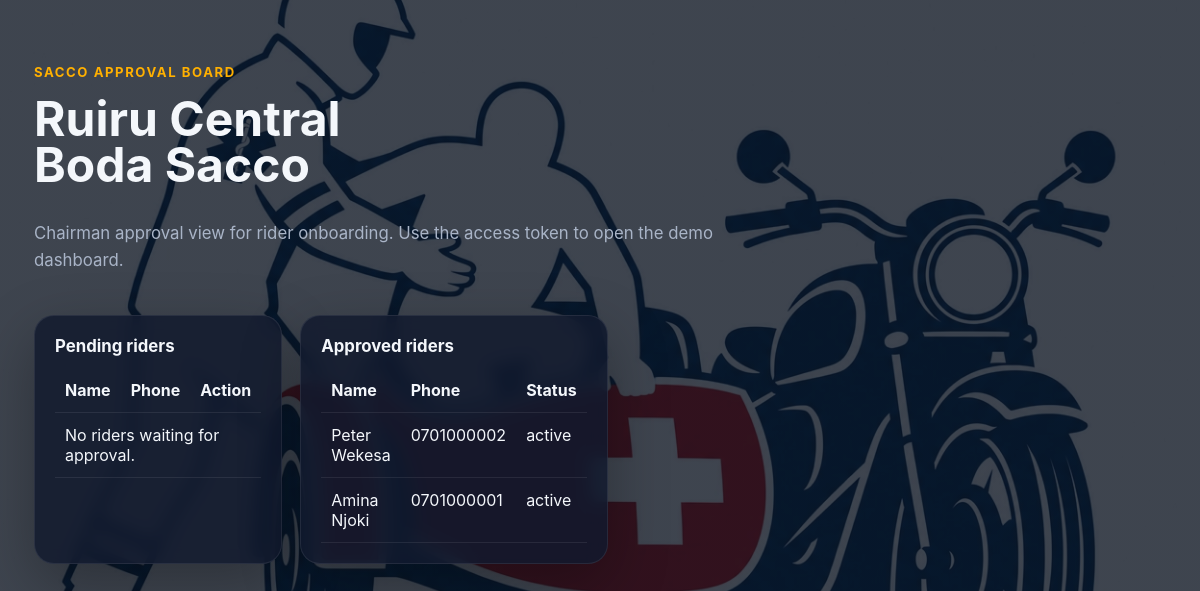
/saccos/ruiru-central-boda-sacco/dashboard/?token=BQVycm4XP1UioulBO_w6SMzikM1kwyjj, run on the app's committed database.
### dispatch/models.py (models this page shows, shortened)
class Sacco(models.Model):
    name = models.CharField(max_length=160, unique=True)
    slug = models.SlugField(max_length=180, unique=True, blank=True)
    chairman_name = models.CharField(max_length=120)
    chairman_phone = models.CharField(max_length=32, blank=True)
    access_token = models.CharField(max_length=64, unique=True, blank=True)
    is_active = models.BooleanField(default=True)
    created_at = models.DateTimeField(auto_now_add=True)
    class Meta:
        ordering = ["name"]

class RiderProfile(models.Model):
    class DispatchStatus(models.TextChoices):
        ACTIVE = "active", "Active"
        INACTIVE = "inactive", "Inactive"
    class SaccoApprovalStatus(models.TextChoices):
        PENDING = "pending", "Pending"
        APPROVED = "approved", "Approved"
        REJECTED = "rejected", "Rejected"
    national_id_validator = RegexValidator(regex=r"^\d{8}$", message="National ID number must be exactly 8 digits.")
    license_validator = RegexValidator(
        regex=r"^[A-Z0-9/-]{5,20}$",
        message="NTSA license number must be a valid alphanumeric code.",
    )
    user = models.OneToOneField(User, null=True, blank=True, on_delete=models.SET_NULL, related_name="rider_profile")
    full_name = models.CharField(max_length=120)
    phone_number = models.CharField(max_length=32, unique=True)
    national_id = models.CharField(max_length=8, unique=True, validators=[national_id_validator])
    ntsa_license_number = models.CharField(max_length=32, unique=True, validators=[license_validator])
    sacco = models.ForeignKey(Sacco, null=True, blank=True, on_delete=models.SET_NULL, related_name="riders")
    latitude = models.DecimalField(max_digits=9, decimal_places=6)
    longitude = models.DecimalField(max_digits=9, decimal_places=6)
    status = models.CharField(
        max_length=16,
        choices=DispatchStatus.choices,
        default=DispatchStatus.INACTIVE,
    )
    sacco_approval_status = models.CharField(
        max_length=16,
        choices=SaccoApprovalStatus.choices,
        default=SaccoApprovalStatus.PENDING,
    )
    is_phone_verified = models.BooleanField(default=False)
    is_verified = models.BooleanField(default=False)
    is_trained_first_aid = models.BooleanField(default=False)
    profile_photo = models.FileField(upload_to="rider-documents/photos/", blank=True)
    certificate_of_good_conduct = models.FileField(upload_to="rider-documents/good-conduct/", blank=True)
    sacco_membership_card = models.FileField(upload_to="rider-documents/sacco-cards/", blank=True)
    last_seen_at = models.DateTimeField(auto_now=True)
    created_at = models.DateTimeField(auto_now_add=True)
    updated_at = models.DateTimeField(auto_now=True)
    class Meta:
        ordering = ["-last_seen_at", "full_name"]
    @property
    def dispatch_status(self) -> str:
        return self.status

### dispatch/views.py (the view, shortened to what this page needs)
# urls.py: path("saccos/<slug:slug>/dashboard/", views.sacco_dashboard, name="sacco_dashboard"),
@require_http_methods(["GET", "POST"])
def sacco_dashboard(request, slug: str):
    sacco = get_object_or_404(Sacco, slug=slug)
    token = request.GET.get("token", "")
    if token != sacco.access_token:
        return HttpResponse("Invalid sacco dashboard token.", status=403)
    pending_riders = sacco.riders.filter(sacco_approval_status=Rider.SaccoApprovalStatus.PENDING)
    approved_riders = sacco.riders.filter(sacco_approval_status=Rider.SaccoApprovalStatus.APPROVED)
    return render(
        request,
        "dispatch/sacco_dashboard.html",
        {
            "sacco": sacco,
            "token": token,
            "pending_riders": pending_riders,
            "approved_riders": approved_riders,
        },
    )

### templates/dispatch/sacco_dashboard.html (shortened to what this page needs)
{% extends "dispatch/base.html" %}
{% block content %}
<section class="hero">
  <div class="eyebrow">Sacco approval board</div>
  <h1>{{ sacco.name }}</h1>
  <p class="subhead">Chairman approval view for rider onboarding. Use the access token to open the demo dashboard.</p>
</section>
<div class="grid">
  <div class="card col-6">
    <h2 class="panel-title">Pending riders</h2>
    <table>
      <thead>
        <tr>
          <th>Name</th>
          <th>Phone</th>
          <th>Action</th>
        </tr>
      </thead>
      <tbody>
        {% for rider in pending_riders %}
          <tr>
            <td>{{ rider.full_name }}</td>
            <td>{{ rider.phone_number }}</td>
            <td>
              <form method="post" style="display:inline;">
                {% csrf_token %}
                <input type="hidden" name="rider_id" value="{{ rider.id }}">
                <button name="action" value="approve" type="submit">Approve</button>
                <button name="action" value="reject" type="submit" class="button secondary">Reject</button>
              </form>
            </td>
          </tr>
        {% empty %}
          <tr><td colspan="3">No riders waiting for approval.</td></tr>
        {% endfor %}
      </tbody>
    </table>
  </div>
  <div class="card col-6">
    <h2 class="panel-title">Approved riders</h2>
    <table>
      <thead>
        <tr>
          <th>Name</th>
          <th>Phone</th>
          <th>Status</th>
        </tr>
      </thead>
      <tbody>
        {% for rider in approved_riders %}
          <tr>
            <td>{{ rider.full_name }}</td>
            <td>{{ rider.phone_number }}</td>
            <td>{{ rider.status }}</td>
          </tr>
        {% empty %}
          <tr><td colspan="3">No approved riders yet.</td></tr>
        {% endfor %}
      </tbody>
    </table>
  </div>
</div>
{% endblock %}

### data on the page
Sacco: name "Ruiru Central Boda Sacco"
RiderProfile: full_name "Peter Wekesa", phone_number "0701000002", status "active"
RiderProfile: full_name "Amina Njoki", phone_number "0701000001", status "active"
